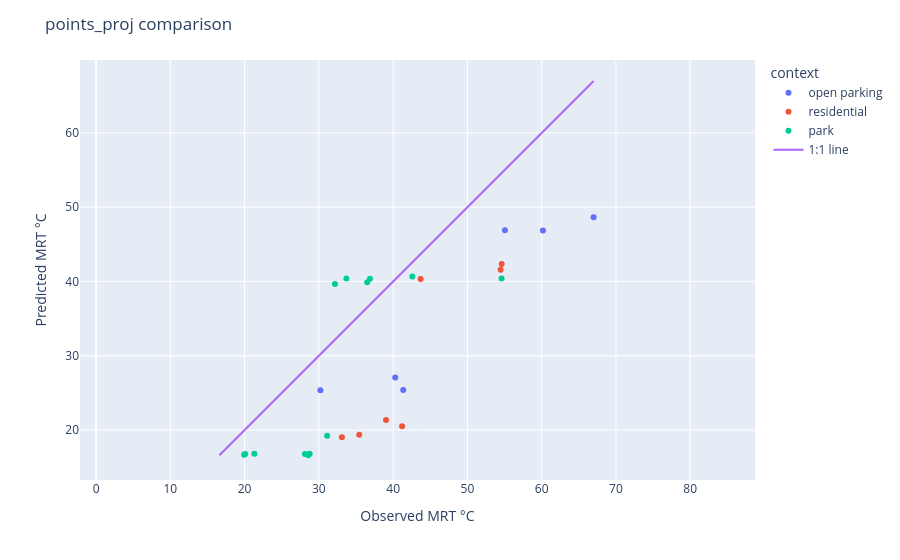

The notebook cell this image was saved under:
### Code cell
# Compute 1:1 line range
m = min(obs.min(), pred.min())
M = max(obs.max(), pred.max())

# Scatter
fig = px.scatter(
    points_proj,
    x=obs,
    y=pred,
    color="context",
    hover_data=["TG", "TA","WIND M/S", "condition"],
)

# 1:1 line
fig.add_scatter(
    x=[m, M],
    y=[m, M],
    mode="lines",
    name="1:1 line"
)

fig.update_layout(
    xaxis_title="Observed MRT °C",
    yaxis_title="Predicted MRT °C",
    title="points_proj comparison"
)

fig.update_yaxes(scaleanchor="x", scaleratio=1)

fig.show()

### Figure 1 — Plotly figure (JSON) as saved in the notebook; plotly's stock layout.template omitted (floating-point values rounded to 4 significant figures)
{"data": [{"customdata": [[32.6, 29.3, 0, "SHADOW"], [31.6, 28.7, 2.7, "SHADOW"], [38.7, 30.1, 1.6, "SUN"], [42.2, 28.9, 0.7, "SUN"], [33, 28.9, 1, "SHADOW"], [39.4, 29.2, 3, "SUN"]], "hovertemplate": "context=open parking<br>MRT=%{x}<br>MRT_predicted=%{y}<br>TG=%{customdata[0]}<br>TA=%{customdata[1]}<br>WIND M/S=%{customdata[2]}<br>condition=%{customdata[3]}<extra></extra>", "legendgroup": "open parking", "marker": {"color": "#636efa", "symbol": "circle"}, "mode": "markers", "name": "open parking", "orientation": "v", "showlegend": true, "type": "scatter", "x": [30.2, 41.36, 60.18, 55.06, 40.29, 67.0], "xaxis": "x", "y": [25.35, 25.38, 46.87, 46.9, 27.09, 48.64], "yaxis": "y"}, {"customdata": [[34.4, 30.7, 0.9, "SHADOW"], [38.6, 30.2, 1.6, "SUN"], [32.5, 30.4, 0, "SHADOW"], [41.1, 31.5, 1.7, "SUN"], [32.5, 30.3, 0.4, "SHADOW"], [43.7, 33.5, 0.6, "SUN"], [33.1, 30.6, 0, "SHADOW"]], "hovertemplate": "context=residential<br>MRT=%{x}<br>MRT_predicted=%{y}<br>TG=%{customdata[0]}<br>TA=%{customdata[1]}<br>WIND M/S=%{customdata[2]}<br>condition=%{customdata[3]}<extra></extra>", "legendgroup": "residential", "marker": {"color": "#EF553B", "symbol": "circle"}, "mode": "markers", "name": "residential", "orientation": "v", "showlegend": true, "type": "scatter", "x": [41.21, 54.47, 39.04, 54.62, 35.44, 43.7, 33.1], "xaxis": "x", "y": [20.51, 41.58, 21.36, 42.36, 19.38, 40.35, 19.02], "yaxis": "y"}, {"customdata": [[38, 34.4, 0.2, "SUN"], [40.9, 35, 0.8, "SUN"], [42.7, 36.4, 0.3, "SUN"], [39.6, 34.8, 0.8, "SUN"], [46.8, 37.2, 0.7, "SUN"], [34.8, 31.9, 0.1, "SHADOW"], [31.8, 32.3, 0, "SHADOW"], [30, 31.6, 0, "SHADOW"], [29.3, 31.8, 0, "SHADOW"], [28.9, 31.9, 0, "SHADOW"], [29.6, 31, 0, "SHADOW"], [39.4, 30.1, 2.4, "SUN"], [29.7, 30.9, 0, "SHADOW"]], "hovertemplate": "context=park<br>MRT=%{x}<br>MRT_predicted=%{y}<br>TG=%{customdata[0]}<br>TA=%{customdata[1]}<br>WIND M/S=%{customdata[2]}<br>condition=%{customdata[3]}<extra></extra>", "legendgroup": "park", "marker": {"color": "#00cc96", "symbol": "circle"}, "mode": "markers", "name": "park", "orientation": "v", "showlegend": true, "type": "scatter", "x": [32.17, 36.51, 36.88, 33.7, 42.59, 31.12, 28.76, 28.57, 28.13, 20.08, 21.31, 54.61, 19.93], "xaxis": "x", "y": [39.67, 39.9, 40.36, 40.39, 40.66, 19.23, 16.8, 16.6, 16.76, 16.75, 16.8, 40.41, 16.67], "yaxis": "y"}, {"mode": "lines", "name": "1:1 line", "type": "scatter", "x": [16.6, 67.0], "y": [16.6, 67.0]}], "layout": {"legend": {"title": {"text": "context"}, "tracegroupgap": 0}, "margin": {"t": 60}, "title": {"text": "points_proj comparison"}, "xaxis": {"anchor": "y", "domain": [0, 1], "title": {"text": "Observed MRT °C"}}, "yaxis": {"anchor": "x", "domain": [0, 1], "scaleanchor": "x", "scaleratio": 1, "title": {"text": "Predicted MRT °C"}}}}
